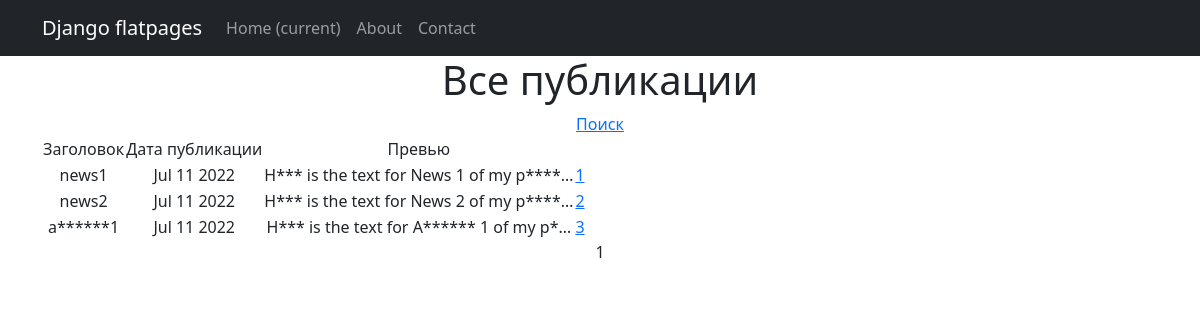
The page /news/ on the database as committed earlier.
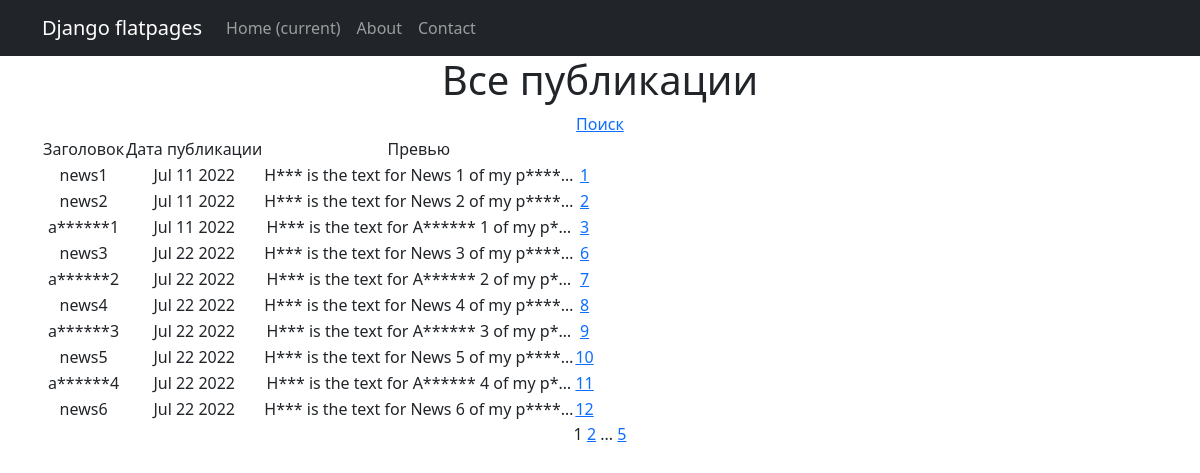
The same page on the database as committed later.
### news/models.py (models this page shows, shortened)
class Post(models.Model):
    news = 'n'
    article = 'a'
    TYPES = [(news, 'Новость'), (article, 'Статья')]
    author = models.ForeignKey(Author, on_delete=models.CASCADE, blank=True)
    type = models.CharField(max_length=1, choices=TYPES, default=news)
    post_time = models.DateTimeField(auto_now_add=True)
    category = models.ManyToManyField(Category, through='PostCategory')
    header = models.CharField(max_length=100, blank=True)
    text = models.TextField(blank=True)
    _rating = models.IntegerField(default=0, db_column='rating')
    @property
    def rating(self):
        return self._rating

### news/views.py (the view)
# urls.py: path('', cache_page(60*1)(PostsList.as_view()), name='post_list'),
class PostsList(ListView):
    model = Post
    ordering = 'post_time'
    template_name = 'posts.html'
    context_object_name = 'posts'
    paginate_by = 10
    def get_context_data(self, **kwargs):
        context = super().get_context_data(**kwargs)
        context['filterset'] = self.filterset
        return context
    def get_queryset(self):
        queryset = super().get_queryset()
        self.filterset = PostFilter(self.request.GET, queryset)
        return self.filterset.qs

### news/templatetags/custom_filters.py (called while the page is built)
@register.filter()
def censor(text: str):
    for char_index in range(len(text)):
        for bad_word in BAD_WORDS:
            word_len = len(bad_word)
            if text[char_index: char_index+word_len] == bad_word:
                text = text[: char_index+1] + '*' * (word_len-1) + text[char_index+word_len:]
                char_index += word_len
                break
    return text

### news/templatetags/custom_tags.py (called while the page is built)
@register.simple_tag(takes_context=True)
def url_replace(context, **kwargs):
    d = context['request'].GET.copy()
    for k, v in kwargs.items():
        d[k] = v
    return d.urlencode()

### templates/posts.html (shortened to what this page needs)
{% extends 'flatpages/default.html' %}
{% load custom_filters %}
{% load custom_tags %}
{% block content %}
    {% block filters %}
    <h1>Все публикации</h1>
    <a href="search/"> Поиск </a>
    {% endblock filters %}
    {% if posts %}
        <table>
            <tr>
                <td>Заголовок</td>
                <td>Дата публикации</td>
                <td>Превью</td>
            </tr>
            {% for post in posts %}
            <tr>
                <td>{{ post.header|censor }}</td>
                <td>{{ post.post_time|date:'M d Y' }}</td>
                <td>{{ post.text|censor|truncatechars:40 }}</td>
                <td> <a href={{ post.pk }}/> {{ post.pk }} </a> </td>
            </tr>
            {% endfor %}
        </table>
   {% else %}
       <h2>Публикаций нет!</h2>
   {% endif %}
   {{ page_obj.number }}
   {% if page_obj.has_next %}
       <a href="?{% url_replace page=page_obj.next_page_number %}">{{ page_obj.next_page_number }}</a>
       {% if paginator.num_pages != page_obj.next_page_number %}
           ...
           <a href="?{% url_replace page=page_obj.paginator.num_pages %}">{{ page_obj.paginator.num_pages }}</a>
       {% endif %}
   {% endif %}
{% endblock content %}

### templates/flatpages/default.html (shortened to what this page needs)
{% load static %}
<!DOCTYPE html>
<html lang="en">
    <head>
        <link href="{% static 'css/styles.css' %}" rel="stylesheet" />
    </head>
    <body>
        <nav class="navbar navbar-expand-lg navbar-dark bg-dark static-top">
            <div class="container">
                <a class="navbar-brand" href="#">Django flatpages</a>
                <div class="collapse navbar-collapse" id="navbarResponsive">
                    <ul class="navbar-nav ml-auto">
                        <li class="nav-item active">
                            <a class="nav-link" href="#">Home
                                <span class="sr-only">(current)</span>
                            </a>
                        </li>
                        <li class="nav-item">
                            <a class="nav-link" href="/about/">About</a>
                        </li>
                        <li class="nav-item">
                            <a class="nav-link" href="/contacts/">Contact</a>
                        </li>
                    </ul>
                </div>
            </div>
        </nav>
        <div class="container">
            <div class="row">
                <div class="col-lg-12 text-center">
                {% block content %}{% endblock content %}
                </div>
            </div>
        </div>
    </body>
</html>

Rows that differ between the two databases and show on the page:
added Post: header|censor "news3", post_time "Jul 22 2022", text|censor "H*** is the text for News 3 of my p****…", pk "6"
added Post: header|censor "a******2", post_time "Jul 22 2022", text|censor "H*** is the text for A****** 2 of my p*…", pk "7"
added Post: header|censor "news4", post_time "Jul 22 2022", text|censor "H*** is the text for News 4 of my p****…", pk "8"
added Post: header|censor "a******3", post_time "Jul 22 2022", text|censor "H*** is the text for A****** 3 of my p*…", pk "9"
added Post: header|censor "news5", post_time "Jul 22 2022", text|censor "H*** is the text for News 5 of my p****…", pk "10"
added Post: header|censor "a******4", post_time "Jul 22 2022", text|censor "H*** is the text for A****** 4 of my p*…", pk "11"
added Post: header|censor "news6", post_time "Jul 22 2022", text|censor "H*** is the text for News 6 of my p****…", pk "12"
Other text that changed with them:
{{ page_obj.next_page_number }}: (not shown) → "2"
{{ page_obj.paginator.num_pages }}: (not shown) → "5"
